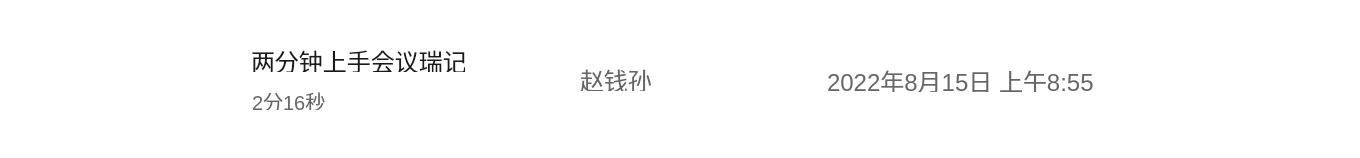
<?xml version="1.0" encoding="UTF-8"?>
<ui version="4.0">
 <class>HomepageListItem</class>
 <widget class="QWidget" name="HomepageListItem">
  <property name="geometry">
   <rect>
    <x>0</x>
    <y>0</y>
    <width>1360</width>
    <height>158</height>
   </rect>
  </property>
  <property name="font">
   <font>
    <pointsize>18</pointsize>
   </font>
  </property>
  <property name="windowTitle">
   <string>Form</string>
  </property>
  <property name="styleSheet">
   <string notr="true">background-color: rgb(255, 255, 255);
border-radius:15px</string>
  </property>
  <widget class="QWidget" name="widget" native="true">
   <property name="geometry">
    <rect>
     <x>0</x>
     <y>0</y>
     <width>1360</width>
     <height>158</height>
    </rect>
   </property>
   <property name="styleSheet">
    <string notr="true">background-color: rgb(255, 255, 255);border-radius:15px;</string>
   </property>
   <widget class="PictureBox" name="thumbnail" native="true">
    <property name="geometry">
     <rect>
      <x>44</x>
      <y>30</y>
      <width>176</width>
      <height>99</height>
     </rect>
    </property>
   </widget>
   <widget class="QLabel" name="lb_title">
    <property name="geometry">
     <rect>
      <x>251</x>
      <y>48</y>
      <width>214</width>
      <height>24</height>
     </rect>
    </property>
    <property name="font">
     <font>
      <pointsize>18</pointsize>
     </font>
    </property>
    <property name="styleSheet">
     <string notr="true">color:rgba(26, 26, 26, 1)</string>
    </property>
    <property name="text">
     <string>两分钟上手会议瑞记</string>
    </property>
   </widget>
   <widget class="QLabel" name="lb_duration">
    <property name="geometry">
     <rect>
      <x>252</x>
      <y>91</y>
      <width>76</width>
      <height>19</height>
     </rect>
    </property>
    <property name="font">
     <font>
      <pointsize>15</pointsize>
     </font>
    </property>
    <property name="styleSheet">
     <string notr="true">color:rgba(102, 102, 102, 1)</string>
    </property>
    <property name="text">
     <string>2分16秒</string>
    </property>
   </widget>
   <widget class="QLabel" name="lb_name">
    <property name="geometry">
     <rect>
      <x>580</x>
      <y>67</y>
      <width>71</width>
      <height>24</height>
     </rect>
    </property>
    <property name="font">
     <font>
      <pointsize>18</pointsize>
     </font>
    </property>
    <property name="styleSheet">
     <string notr="true">color:rgba(102, 102, 102, 1)</string>
    </property>
    <property name="text">
     <string>赵钱孙</string>
    </property>
   </widget>
   <widget class="QLabel" name="lb_createTime">
    <property name="geometry">
     <rect>
      <x>827</x>
      <y>68</y>
      <width>281</width>
      <height>24</height>
     </rect>
    </property>
    <property name="font">
     <font>
      <pointsize>18</pointsize>
     </font>
    </property>
    <property name="styleSheet">
     <string notr="true">color:rgba(102, 102, 102, 1)</string>
    </property>
    <property name="text">
     <string>2022年8月15日 上午8:55</string>
    </property>
   </widget>
   <widget class="PictureBox" name="trash_pic" native="true">
    <property name="geometry">
     <rect>
      <x>1301</x>
      <y>67</y>
      <width>38</width>
      <height>38</height>
     </rect>
    </property>
   </widget>
  </widget>
 </widget>
 <customwidgets>
  <customwidget>
   <class>PictureBox</class>
   <extends>QWidget</extends>
   <header>picturebox.h</header>
   <container>1</container>
  </customwidget>
 </customwidgets>
 <resources/>
 <connections/>
</ui>
